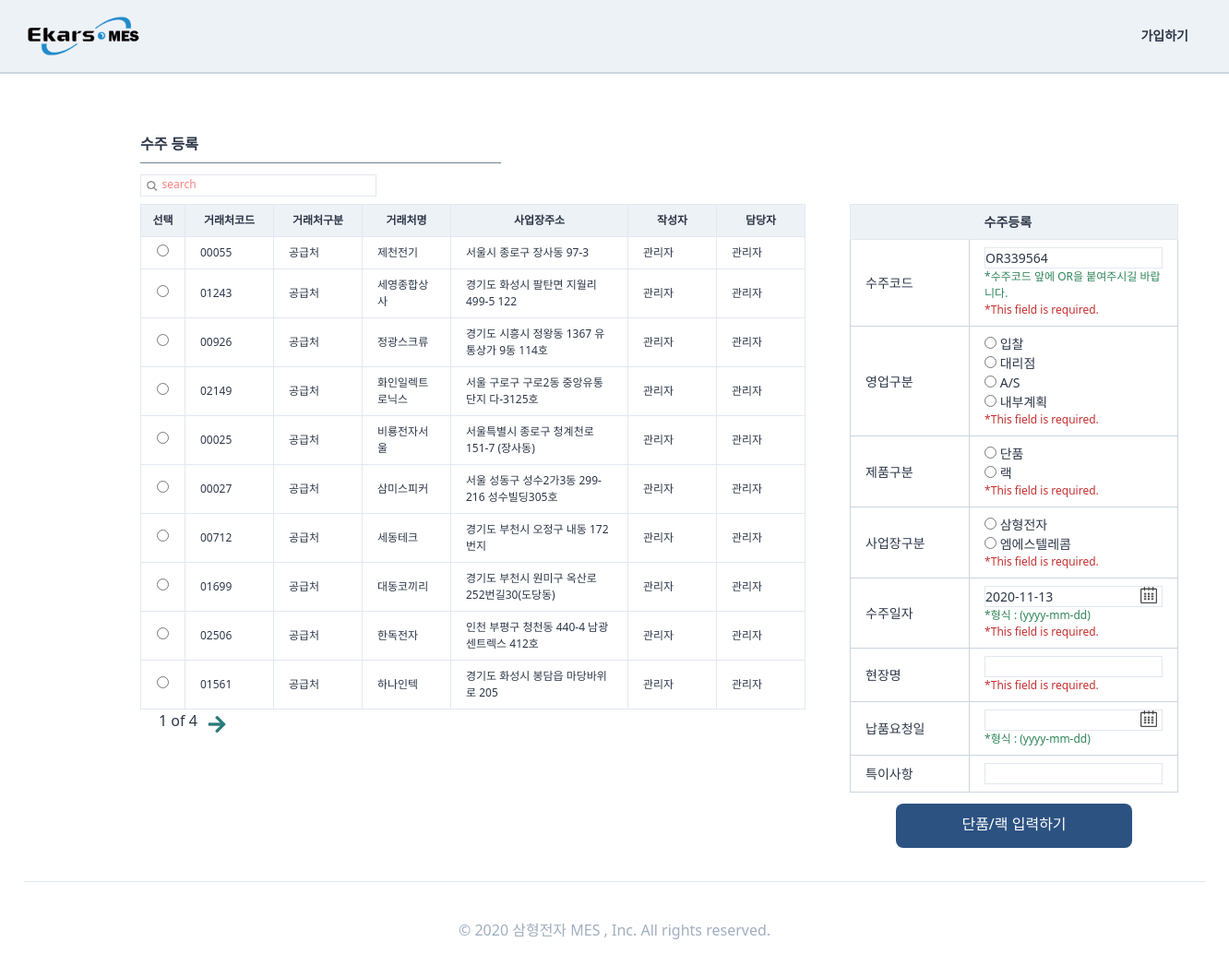
Screenshot of /orders/orderregister/ with the database file from the repository.
### StandardInformation/models.py (models this page shows, shortened)
class Partner(TimeStampedModel):
    고객 = "고객"
    대리점 = "대리점"
    공급처 = "공급처"
    거래처_CHOICES = (
        (고객, "고객"),
        (대리점, "대리점"),
        (공급처, "공급처"),
    )
    작성자 = models.ForeignKey(
        "users.User", related_name="거래처작성자", on_delete=models.SET_NULL, null=True
    )
    작성일 = models.DateField(auto_now=True, auto_now_add=False)
    거래처구분 = models.CharField(choices=거래처_CHOICES, max_length=4, default=공급처)
    거래처코드 = models.CharField(null=True, max_length=20)
    거래처명 = models.CharField(max_length=50, null=True)
    사업자등록번호 = models.CharField(max_length=50, null=True)
    담당자 = models.ForeignKey(
        "users.User", related_name="거래처담당자", on_delete=models.SET_NULL, null=True
    )
    거래처담당자 = models.CharField(max_length=50, null=True)
    연락처 = models.CharField(max_length=50, blank=True)
    이메일 = models.EmailField(max_length=254)
    사업장주소 = models.CharField(max_length=90, blank=True, null=True)
    사업자등록증첨부 = models.FileField(blank=True, null=True, upload_to="partnerregister")
    특이사항 = models.TextField(blank=True, null=True)
    사용여부 = models.BooleanField(default=False)
    class Meta:
        verbose_name = "거래처"
        verbose_name_plural = "거래처"

### users/models.py (models this page shows, shortened)
class User(AbstractUser, TimeStampedModel):
    부서 = models.ManyToManyField("Part", related_name="user", null=True)
    nowPart = models.ForeignKey(
        "Part", related_name="nowuser", on_delete=models.SET_NULL, null=True
    )
    class Meta:
        verbose_name = "사용자"
        verbose_name_plural = "사용자"
    def __str__(self):
        return self.first_name

### orders/views.py (the view, shortened to what this page needs)
# urls.py: path("orderregister/", views.orderregister, name="orderregister"),
def orderregister(request):
    def give_number():
        while True:
            n = randint(1, 999999)
            num = str(n).zfill(6)
            code = "OR" + num
            obj = models.OrderRegister.objects.get_or_none(수주코드=code)
            if obj:
                pass
            else:
                return code
    form = forms.UploadOrderForm(request.POST)
    code = give_number()
    now = timezone.now().date()
    form.initial = {"수주코드": code, "수주일자": now}
    search = request.GET.get("search")
    if search is None:
        customer = SI_models.Partner.objects.all().order_by("-created")
        s_bool = False
    pagediv = 10
    totalpage = int(math.ceil(len(customer) / pagediv))
    paginator = Paginator(customer, pagediv, orphans=0)
    page = request.GET.get("page", "1")
    customer = paginator.get_page(page)
    nextpage = int(page) + 1
    previouspage = int(page) - 1
    notsamebool = True
    seletelist = ["제품구분", "영업구분", "사업장구분"]
    if int(page) == totalpage:
        notsamebool = False
    if (search is None) or (search == ""):
        search = "search"
    return render(
        request,
        "orders/orderregister.html",
        {
            "customer": customer,
            "form": form,
            "search": search,
            "page": page,
            "totalpage": totalpage,
            "notsamebool": notsamebool,
            "nextpage": nextpage,
            "previouspage": previouspage,
            "s_bool": s_bool,
            "seletelist": seletelist,
        },
    )

### core/managers.py (called while the page is built)
    def get_or_none(self, **kwargs):
        try:
            return self.get(**kwargs)
        except self.model.DoesNotExist:
            return None

### orders/forms.py (called while the page is built, shortened)
    def clean(self):
        self.is_bound = False
        cleaned_data = super().clean()
        code = self.cleaned_data.get("수주코드")
        order = models.OrderRegister.objects.get_or_none(수주코드=code)
        거래처코드 = self.cleaned_data.get("거래처코드")
        customer = SI_models.Partner.objects.get_or_none(거래처코드=거래처코드)

### templates/orders/orderregister.html (shortened to what this page needs)
{%extends "orders/ordershome.html"%}
{%load static%}
{%block main_contens%}
<div class="w-11/12 h-full ml-32 -mt-6 font-normal pt-12 flex flex-row">
    <div class="flex flex-col p-6 w-full ">
        <span class="border-b w-1/3 mb-3 border-gray-600 pb-2 font-semibold text-base">수주 등록 </span>
        <div class="w-64 border h-6 mb-2">
            <form method="get" action="" class="w-full flex ">
                <button class="w-4 h-4 mt-1 ml-1  rounded-xl bg-cover bg-center"
                    style="background-image:url({% static 'img/search.png' %});"></button>
                <input name="search" placeholder={{search}}
                    class="ml-1 w-full border-none search-box text-xs font-medium placeholder-red-400 focus: outline-none" />
            </form>
        </div>
        <div class="flex ">
            <div class="flew flex-col">
                <form method="POST" class="w-full flex flex-col justify-center" enctype="multipart/form-data">
                    <table class="table-fixed font-light text-xs w-full">
                        <thead>
                            <tr>
                                <th class="border bg-gray-200 px-1 py-2 w-12">선택</th>
                                <th class="border bg-gray-200 px-4 py-2 w-24">거래처코드</th>
                                <th class="border bg-gray-200 px-4 py-2 w-24">거래처구분</th>
                                <th class="border bg-gray-200 px-4 py-2 w-24">거래처명</th>
                                <th class="border bg-gray-200 px-4 py-2 w-48">사업장주소</th>
                                <th class="border bg-gray-200 px-4 py-2 w-24">작성자</th>
                                <th class="border bg-gray-200 px-4 py-2 w-24">담당자</th>
                            </tr>
                        </thead>
                        <tbody>
                            <ul id="id_거래처코드">
                                {%for list in customer%}
                                <tr>
                                    <td class="border px-4 py-2 text-center">
                                        <label for="id_거래처코드_0"><input type="radio" name="거래처코드" value={{list.거래처코드}}
                                                required="" id="id_거래처코드_0">
                                        </label>
                                    </td>
                                    <td class="border px-4 py-2 hover:text-blue-700">
                                        {{list.거래처코드}}</td>
                                    <td class="border px-4 py-2">{{list.거래처구분}}</td>
                                    <td class="border px-4 py-2">{{list.거래처명}}</td>
                                    <td class="border px-4 py-2">{{list.사업장주소}}</td>
                                    <td class="border px-4 py-2">{{list.작성자}}</td>
                                    <td class="border px-4 py-2">{{list.담당자}}</td>
                                </tr>
                                {%endfor%}
                            </ul>
                        </tbody>
                    </table>
                    <div class="flex ml-2">
                        <span class="mx-3 font-medium  text-base">{{page}} of
                            {{totalpage}}</span>
                        {% if notsamebool %}
                        {%if s_bool%}
                        <a href="?search={{search}}&page={{nextpage}}" class="text-teal-700"><i
                                class="fas fa-arrow-right fa-lg mt-2"></i></a>
                        {%else%}
                        <a href="?page={{nextpage}}" class="text-teal-700"><i
                                class="fas fa-arrow-right fa-lg mt-2"></i></a>
                        {% endif %}{% endif %}
                    </div>
            </div>
            <div class=" flex flex-col px-12 justify-center items-center">
                <div class="w-full justify-center flex flex-col">
                    <table class="table-fixed text-sm w-full">
                        <thead>
                            <tr>
                                <th class="border border-r-0 bg-gray-200 px-4 py-2 w-32"></th>
                                <th class="border border-l-0 bg-gray-200 px-4 py-2 w-56 text-left">수주등록</th>
                            </tr>
                        </thead>
                        <tbody>
                            {% for field in form %}
                            <tr>
                                {%if field.name != "거래처코드"%}
                                <td class="border border-gray-400 px-4 py-2">
                                    {{field.name}}
                                </td>
                                <td class="border border-gray-400 px-4 py-2">
                                    <div
                                        class="  {%if field.name not in seletelist %} border hover:border-gray-500 w-full {%endif%} flex">
                                        {% if field.name == "수주일자" %}
                                        <input type="text" name="수주일자" id="date2" size="10" />
                                        {%elif field.name == "납품요청일"%}
                                        <input type="text" name="납품요청일" id="date3" size="10" />
                                        {% else %}
                                        {{field}}
                                        {% endif %}
                                    </div>
                                    <div class="text-xs text-green-700 ">
                                        {{field.help_text}}
                                    </div>
                                    {% if field.errors %}
                                    {% for error in field.errors %}
                                    <div class="text-red-700 font-light text-xs">*{{error}}</div>
                                    {% endfor %}
                                    {% endif %}
                                </td>
                                {%endif%}
                            </tr>
                            {%endfor%}
                        </tbody>
                    </table>
                </div>
                <div class=" flex flex-row justify-around -mx-12">
                    <button class="btn-link bg-blue-800 text-white w-64 h-12 self-center my-3 pt-0 pb-1">
                        <div class="text-base font-medium">단품/랙 입력하기</div>
                    </button>
                </div>
            </div>
        </div>
    </div>
</div>
{%endblock main_contens %}

### rows the page displays
Partner: 거래처코드 "00055", 거래처구분 "공급처", 거래처명 "제천전기", 사업장주소 "서울시 종로구 장사동 97-3", 작성자 "관리자", 담당자 "관리자"
Partner: 거래처코드 "01243", 거래처구분 "공급처", 거래처명 "세영종합상사", 사업장주소 "경기도 화성시 팔탄면 지월리 499-5 122", 작성자 "관리자", 담당자 "관리자"
Partner: 거래처코드 "00926", 거래처구분 "공급처", 거래처명 "정광스크류", 사업장주소 "경기도 시흥시 정왕동 1367 유통상가 9동 114호", 작성자 "관리자", 담당자 "관리자"
Partner: 거래처코드 "02149", 거래처구분 "공급처", 거래처명 "화인일렉트로닉스", 사업장주소 "서울 구로구 구로2동 중앙유통단지 다-3125호", 작성자 "관리자", 담당자 "관리자"
Partner: 거래처코드 "00025", 거래처구분 "공급처", 거래처명 "비룡전자서울", 사업장주소 "서울특별시 종로구 청계천로 151-7 (장사동)", 작성자 "관리자", 담당자 "관리자"
Partner: 거래처코드 "00027", 거래처구분 "공급처", 거래처명 "삼미스피커", 사업장주소 "서울 성동구 성수2가3동 299-216 성수빌딩305호", 작성자 "관리자", 담당자 "관리자"
Partner: 거래처코드 "00712", 거래처구분 "공급처", 거래처명 "세동테크", 사업장주소 "경기도 부천시 오정구 내동 172번지", 작성자 "관리자", 담당자 "관리자"
Partner: 거래처코드 "01699", 거래처구분 "공급처", 거래처명 "대동코끼리", 사업장주소 "경기도 부천시 원미구 옥산로252번길30(도당동)", 작성자 "관리자", 담당자 "관리자"
Partner: 거래처코드 "02506", 거래처구분 "공급처", 거래처명 "한독전자", 사업장주소 "인천 부평구 청천동 440-4 남광센트렉스 412호", 작성자 "관리자", 담당자 "관리자"
Partner: 거래처코드 "01561", 거래처구분 "공급처", 거래처명 "하나인텍", 사업장주소 "경기도 화성시 봉담읍 마당바위로 205", 작성자 "관리자", 담당자 "관리자"

### other values shown
{{ page }} "1"
{{ totalpage }} "4"
{{ field.name }} "수주코드" "영업구분" "제품구분" "사업장구분" "수주일자" "현장명" "납품요청일" "특이사항"
{{ field.help_text }} "*수주코드 앞에 OR을 붙여주시길 바랍니다." "*형식 : (yyyy-mm-dd)" "*형식 : (yyyy-mm-dd)"
{{ error }} "This field is required." "This field is required." "This field is required." "This field is required." "This field is required." "This field is required."
